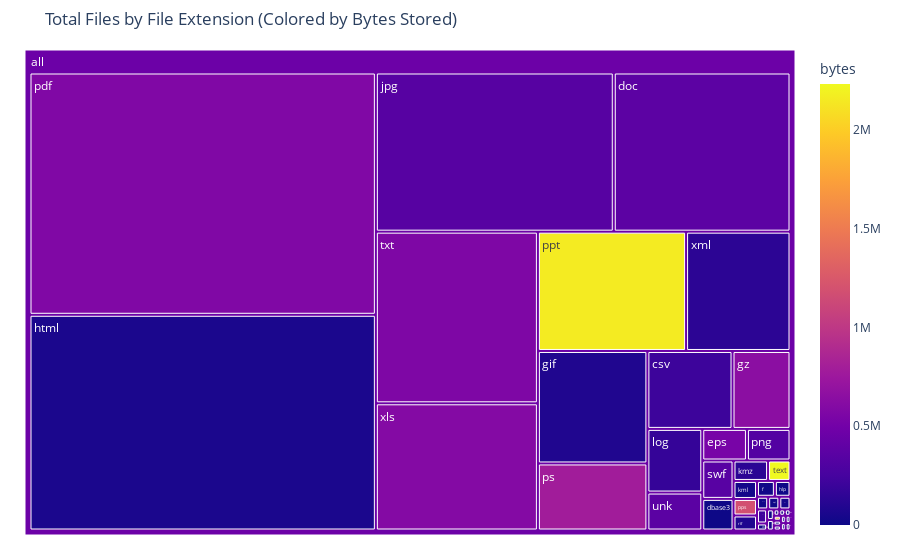

This figure's notebook cell:
### Markdown cell above
# File Extension vs. Mimetype

A quick look at the same visualization for file extension (the part of the filename after the last dot) shows why we use mimetypes. File extensions are not always informative, whereas at least mimetypes give us a high-level category for each format.

Python's mimetype guessing module is useful for a quick analysis, but there are more sophisticated file format identification tools that you will find helpful. Tools such as Droid and Siegfried (recommended) offer the ability to identify detailed sub-formats for the files in your accessions, such as which version of PDF was used to produce a document. These tools require a fully functional computer with adminitrator access to install and so they are beyond the scope of this notebook demonstration, but they will catch a many more specific formats than Python.

### Code cell
import plotly.express as px

fig = px.treemap(df,
                 title="Total Files by File Extension (Colored by Bytes Stored)",
                 path=[px.Constant("all"), 'extension'], 
                 color='bytes',
                 height=500
                )
fig.update_traces(root_color="lightgrey")
fig.update_layout(margin = dict(t=50, l=25, r=25, b=25))
fig.show()

### Figure 1 — Plotly figure (JSON) as saved in the notebook; plotly's stock layout.template omitted (floating-point values rounded to 4 significant figures)
{"data": [{"branchvalues": "total", "customdata": [[207600.0], [4780.0], [370600.0], [17960.0], [49950], [529000.0], [12580.0], [48960], [25600], [83600.0], [5250], [643700.0], [2819.0], [60570.0], [22770.0], [343100.0], [32330.0], [129400.0], [174900.0], [578800.0], [320400.0], [1190000.0], [2162000.0], [1898242], [783200.0], [53], [80480.0], [107941], [13440.0], [351000.0], [1823], [36290.0], [2233000.0], [219715], [2818], [567200.0], [367100.0], [22527], [601800.0], [8493], [135800.0], [77430], [460200.0]], "domain": {"x": [0, 1], "y": [0, 1]}, "hovertemplate": "labels=%{label}<br>count=%{value}<br>parent=%{parent}<br>id=%{id}<br>bytes=%{color}<extra></extra>", "ids": ["all/csv", "all/dbase3", "all/doc", "all/docx", "all/dwf", "all/eps", "all/f", "all/fits", "all/fm", "all/gif", "all/gls", "all/gz", "all/hlp", "all/html", "all/java", "all/jpg", "all/kml", "all/kmz", "all/log", "all/pdf", "all/png", "all/pps", "all/ppt", "all/pptx", "all/ps", "all/pub", "all/rtf", "all/sgml", "all/sql", "all/swf", "all/sys", "all/tex", "all/text", "all/tmp", "all/troff", "all/txt", "all/unk", "all/wp", "all/xls", "all/xlsx", "all/xml", "all/zip", "all"], "labels": ["csv", "dbase3", "doc", "docx", "dwf", "eps", "f", "fits", "fm", "gif", "gls", "gz", "hlp", "html", "java", "jpg", "kml", "kmz", "log", "pdf", "png", "pps", "ppt", "pptx", "ps", "pub", "rtf", "sgml", "sql", "swf", "sys", "tex", "text", "tmp", "troff", "txt", "unk", "wp", "xls", "xlsx", "xml", "zip", "all"], "marker": {"coloraxis": "coloraxis", "colors": [207600.0, 4780.0, 370600.0, 17960.0, 49950, 529000.0, 12580.0, 48960, 25600, 83600.0, 5250, 643700.0, 2819.0, 60570.0, 22770.0, 343100.0, 32330.0, 129400.0, 174900.0, 578800.0, 320400.0, 1190000.0, 2162000.0, 1898242, 783200.0, 53, 80480.0, 107941, 13440.0, 351000.0, 1823, 36290.0, 2233000.0, 219715, 2818, 567200.0, 367100.0, 22527, 601800.0, 8493, 135800.0, 77430, 460200.0]}, "name": "", "parents": ["all", "all", "all", "all", "all", "all", "all", "all", "all", "all", "all", "all", "all", "all", "all", "all", "all", "all", "all", "all", "all", "all", "all", "all", "all", "all", "all", "all", "all", "all", "all", "all", "all", "all", "all", "all", "all", "all", "all", "all", "all", "all", ""], "root": {"color": "lightgrey"}, "type": "treemap", "values": [188, 28, 797, 2, 1, 40, 8, 1, 1, 349, 2, 128, 7, 2117, 4, 1073, 12, 20, 99, 2378, 39, 11, 501, 1, 208, 1, 10, 1, 4, 34, 1, 4, 13, 4, 1, 788, 59, 2, 584, 1, 353, 1, 9876]}], "layout": {"autosize": true, "coloraxis": {"colorbar": {"title": {"text": "bytes"}}, "colorscale": [[0, "#0d0887"], [0.1111, "#46039f"], [0.2222, "#7201a8"], [0.3333, "#9c179e"], [0.4444, "#bd3786"], [0.5556, "#d8576b"], [0.6667, "#ed7953"], [0.7778, "#fb9f3a"], [0.8889, "#fdca26"], [1, "#f0f921"]]}, "legend": {"tracegroupgap": 0}, "margin": {"b": 25, "l": 25, "r": 25, "t": 50}, "title": {"text": "Total Files by File Extension (Colored by Bytes Stored)"}}}
